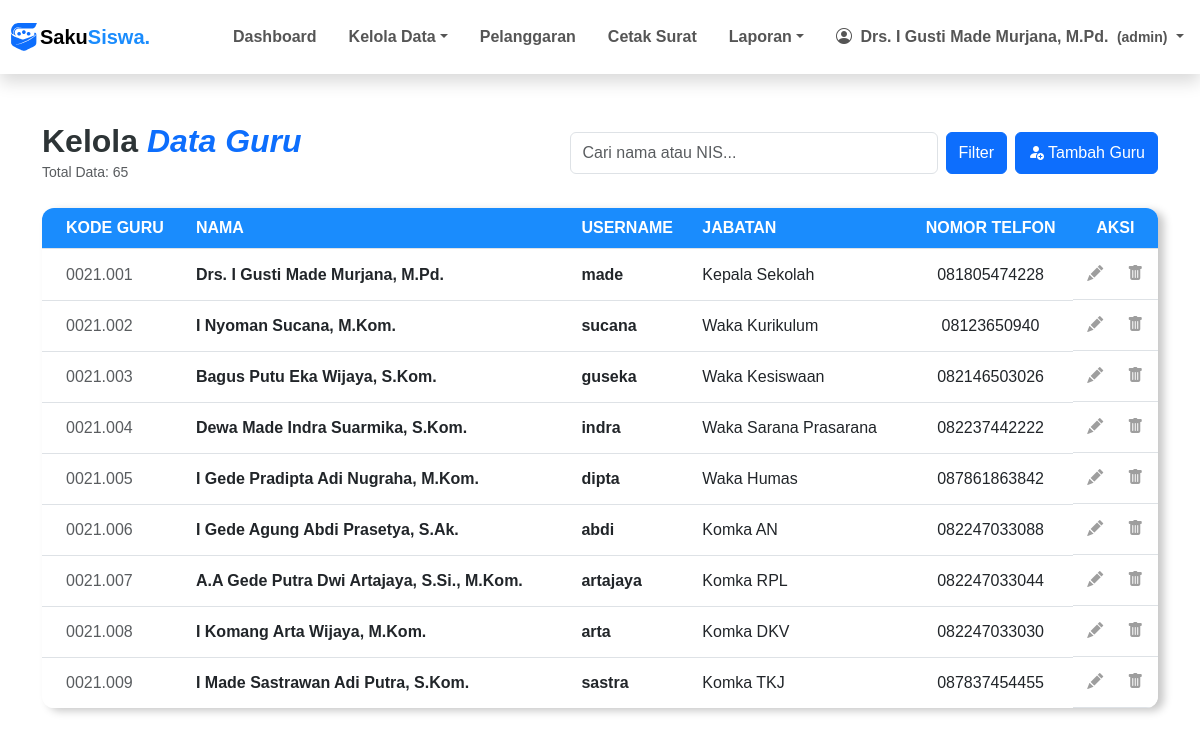
/pages/guru/list.php (signed in), run on the app's committed database.
### tables this page shows
CREATE TABLE `guru` (
  `kode_guru` char(8) NOT NULL,
  `nama_pengguna` varchar(100) DEFAULT NULL,
  `role` enum('admin','bk','guru','manajemen','siswa') DEFAULT 'guru',
  `username` varchar(50) DEFAULT NULL,
  `password` varchar(70) DEFAULT NULL,
  `aktif` enum('Y','N') DEFAULT NULL,
  `jabatan` varchar(50) DEFAULT NULL,
  `telp` varchar(16) DEFAULT NULL
);

### pages/guru/list.php (the view, shortened to what this page needs)
<?php
include ROOTPATH . "/config/config.php";
include ROOTPATH . "/includes/header.php";
$result = mysqli_query($conn, "SELECT * FROM guru WHERE aktif = 'Y'");
$total_guru = mysqli_num_rows($result);
?>
<div class="container py-5">
    <div class="row align-items-center mb-4">
        <div class="col-md-4">
            <h2 class="main-title mb-0" style="color: #2d3436; font-weight: 700;">
                Kelola <span class="text-primary fst-italic">Data Guru</span>
            </h2>
            <small class="text-muted">Total Data: <?php echo $total_guru ?></small>
        </div>
        <div class="col-md-8">
            <form action="" method="POST" class="d-flex justify-content-md-end gap-2">
                <input type="text" class="form-control w-50" placeholder="Cari nama atau NIS..." name="nama">
                <button type="submit" class="btn btn-primary">Filter</button>
                <a href="add.php" class="btn btn-primary py-2"><i class="bi bi-person-fill-add me-1"></i>Tambah Guru</a>
            </form>
        </div>
    </div>
    <div class="table-container" style="max-height: 500px; overflow-y: auto;">
        <div class="table-responsive">
            <table class="table table-hover align-middle mb-0">
                <thead class="table-dark-custom" style="position: sticky; top: 0; z-index: 1;">
                    <tr>
                        <th class="py-2 ps-4">KODE GURU</th>
                        <th>NAMA</th>
                        <th>USERNAME</th>
                        <th>JABATAN</th>
                        <th class="text-center">NOMOR TELFON</th>
                        <th class="text-center">AKSI</th>
                    </tr>
                </thead>
                <tbody>
                    <?php foreach($result as $total_guru): ?>
                        <tr>
                            <td class="ps-4 text-muted"><?= $total_guru['kode_guru']?></td>
                            <td class="fw-semibold"><?= $total_guru['nama_pengguna']?></td>
                            <td class="fw-semibold"><?= $total_guru['username']?></td>
                            <td><?= htmlspecialchars($total_guru['jabatan']) ?></td>
                            <td class="text-center"><?= htmlspecialchars($total_guru['telp']) ?></td>
                            <td class="text-center d-flex justify-content-center gap-1  px-0">
                                <a class="btn-action btn-edit"href="edit.php?kode_guru=<?= $total_guru['kode_guru'] ?>" title="Edit"><i class="bi bi-pencil-fill"></i></a>
                                <form action="/SistemPoin/process/guru_process.php" method="post"onsubmit="return confirm('Ingin Menghapus data <?= $total_guru['nama_pengguna'] ?>?')">
                                    <button class="btn-action btn-delete" title="Hapus" type="submit"><i class="bi bi-trash-fill"></i></button>
                                </form>
                            </td>
                        </tr>
                    <?php endforeach; ?>
                </tbody>
            </table>
        </div>
    </div>
</div>
<?php include '../../includes/footer.php'; ?>

### assets/css/style.css (style rules this page uses)
.table-container { background: #ffffff; border-radius: 12px; overflow: hidden; box-shadow: rgba(0, 0, 0, 0.219) 6px 3px 8px !important; }
.table-dark-custom { background-color: #1a374d !important; color: white !important; }
.btn-action { color: #9e9e9e; transition: all 0.3s ease; background: none; border: none; padding: 5px 10px; }
th { background-color: #1a8cfd !important; color: white !important; }
.btn { transition: all 0.4s ease-in-out !important; }

### includes/header.php (style rules this page uses)
body { font-family: 'Poppins', sans-serif !important; }

### data on the page
guru: kode_guru "0021.001", nama_pengguna "Drs. I Gusti Made Murjana, M.Pd.", username "made", jabatan "Kepala Sekolah", telp "081805474228"
guru: kode_guru "0021.002", nama_pengguna "I Nyoman Sucana, M.Kom.", username "sucana", jabatan "Waka Kurikulum", telp "08123650940"
guru: kode_guru "0021.003", nama_pengguna "Bagus Putu Eka Wijaya, S.Kom.", username "guseka", jabatan "Waka Kesiswaan", telp "082146503026"
guru: kode_guru "0021.004", nama_pengguna "Dewa Made Indra Suarmika, S.Kom.", username "indra", jabatan "Waka Sarana Prasarana", telp "082237442222"
guru: kode_guru "0021.005", nama_pengguna "I Gede Pradipta Adi Nugraha, M.Kom.", username "dipta", jabatan "Waka Humas", telp "087861863842"
guru: kode_guru "0021.006", nama_pengguna "I Gede Agung Abdi Prasetya, S.Ak.", username "abdi", jabatan "Komka AN", telp "082247033088"
guru: kode_guru "0021.007", nama_pengguna "A.A Gede Putra Dwi Artajaya, S.Si., M.Kom.", username "artajaya", jabatan "Komka RPL", telp "082247033044"
guru: kode_guru "0021.008", nama_pengguna "I Komang Arta Wijaya, M.Kom.", username "arta", jabatan "Komka DKV", telp "082247033030"
guru: kode_guru "0021.009", nama_pengguna "I Made Sastrawan Adi Putra, S.Kom.", username "sastra", jabatan "Komka TKJ", telp "087837454455"

### other printed values
$_SESSION['nama_pengguna'] "Drs. I Gusti Made Murjana, M.Pd."
$_SESSION['user_role'] "admin"
$total_guru "65"
